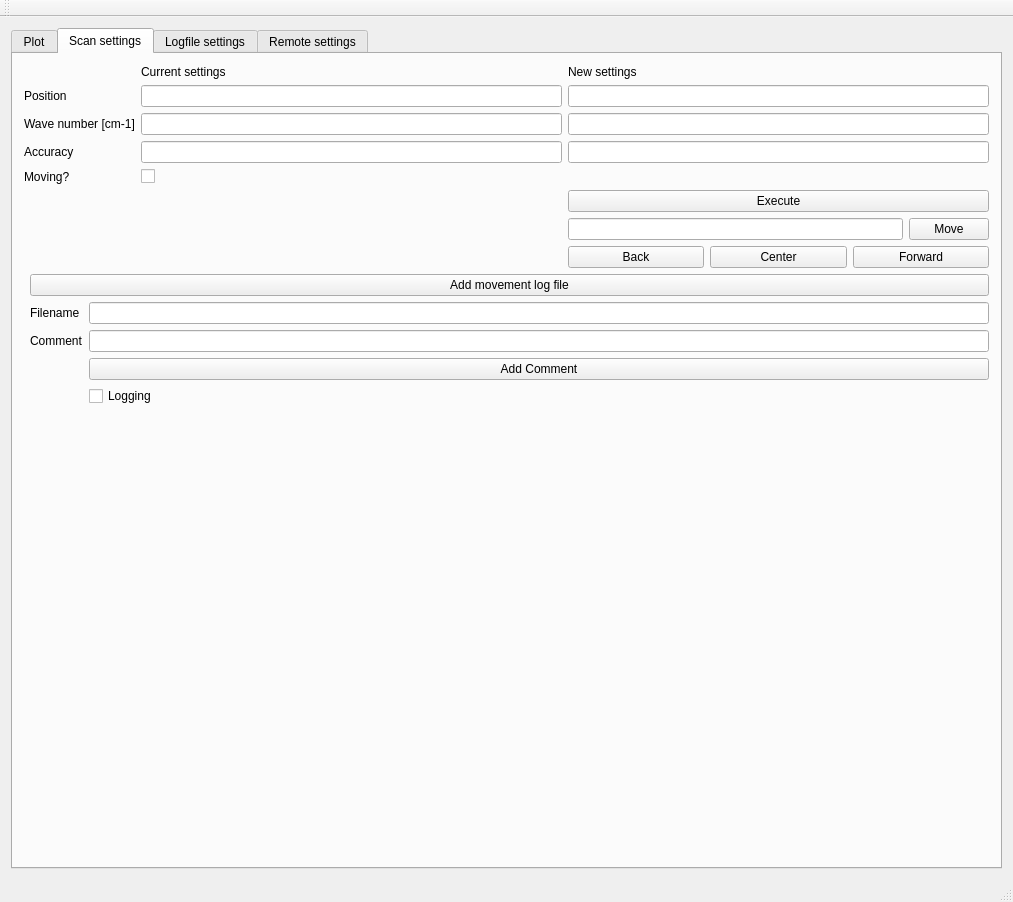
<?xml version="1.0" encoding="UTF-8"?>
<ui version="4.0">
 <class>MainWindow</class>
 <widget class="QMainWindow" name="MainWindow">
  <property name="geometry">
   <rect>
    <x>0</x>
    <y>0</y>
    <width>1013</width>
    <height>902</height>
   </rect>
  </property>
  <property name="windowTitle">
   <string>MainWindow</string>
  </property>
  <widget class="QWidget" name="centralWidget">
   <layout class="QGridLayout" name="gridLayout_5">
    <item row="0" column="0">
     <widget class="QTabWidget" name="gridTabWidget">
      <property name="currentIndex">
       <number>1</number>
      </property>
      <widget class="QWidget" name="plotTab">
       <attribute name="title">
        <string>Plot</string>
       </attribute>
       <layout class="QGridLayout" name="gridLayout">
        <item row="2" column="0">
         <widget class="QProgressBar" name="progressBar">
          <property name="value">
           <number>24</number>
          </property>
         </widget>
        </item>
        <item row="1" column="0">
         <layout class="QHBoxLayout" name="horizontalLayout_2">
          <item>
           <widget class="QwtPlot" name="qwtPlot"/>
          </item>
          <item>
           <layout class="QFormLayout" name="formLayout_2">
            <property name="fieldGrowthPolicy">
             <enum>QFormLayout::AllNonFixedFieldsGrow</enum>
            </property>
            <item row="0" column="0">
             <widget class="QLabel" name="label_16">
              <property name="text">
               <string>Current photo count</string>
              </property>
             </widget>
            </item>
            <item row="0" column="1">
             <layout class="QHBoxLayout" name="horizontalLayout_5">
              <item>
               <widget class="QLineEdit" name="photoCounter"/>
              </item>
              <item>
               <widget class="QPushButton" name="activateCounter">
                <property name="text">
                 <string>Activate Counter</string>
                </property>
               </widget>
              </item>
             </layout>
            </item>
            <item row="2" column="0">
             <widget class="Line" name="line">
              <property name="orientation">
               <enum>Qt::Horizontal</enum>
              </property>
             </widget>
            </item>
            <item row="5" column="0">
             <widget class="QLabel" name="NameLabel">
              <property name="text">
               <string>Scan name</string>
              </property>
             </widget>
            </item>
            <item row="5" column="1">
             <widget class="QLineEdit" name="scanName"/>
            </item>
            <item row="6" column="0">
             <widget class="QLabel" name="StartLabel">
              <property name="text">
               <string>Start Position [cm-1]</string>
              </property>
             </widget>
            </item>
            <item row="6" column="1">
             <widget class="QLineEdit" name="setStartPosition"/>
            </item>
            <item row="7" column="0">
             <widget class="QLabel" name="TargetLabel">
              <property name="text">
               <string>Target Position [cm-1]</string>
              </property>
             </widget>
            </item>
            <item row="7" column="1">
             <widget class="QLineEdit" name="setTargetPosition"/>
            </item>
            <item row="8" column="0">
             <widget class="QLabel" name="AccurLabel">
              <property name="text">
               <string>Accuracy</string>
              </property>
             </widget>
            </item>
            <item row="8" column="1">
             <widget class="QLineEdit" name="setScanSpeed"/>
            </item>
            <item row="9" column="0">
             <widget class="QLabel" name="PolarizerLabel">
              <property name="text">
               <string>Polarizer settings</string>
              </property>
             </widget>
            </item>
            <item row="9" column="1">
             <layout class="QHBoxLayout" name="horizontalLayout_3">
              <item>
               <widget class="QCheckBox" name="dispXValue">
                <property name="text">
                 <string>X polarizer set</string>
                </property>
               </widget>
              </item>
              <item>
               <widget class="QCheckBox" name="dispYValue">
                <property name="text">
                 <string>Y polarizer set</string>
                </property>
               </widget>
              </item>
              <item>
               <widget class="QCheckBox" name="dispZValue">
                <property name="text">
                 <string>Z polarizer set</string>
                </property>
               </widget>
              </item>
             </layout>
            </item>
            <item row="11" column="1">
             <widget class="QPushButton" name="newScan">
              <property name="text">
               <string>New Scan</string>
              </property>
             </widget>
            </item>
            <item row="12" column="1">
             <widget class="QPushButton" name="scanButton">
              <property name="text">
               <string>Start scan</string>
              </property>
             </widget>
            </item>
            <item row="13" column="1">
             <widget class="QPushButton" name="stopScan">
              <property name="text">
               <string>Stop Scan</string>
              </property>
             </widget>
            </item>
            <item row="14" column="1">
             <widget class="QPushButton" name="saveSettingsButton">
              <property name="text">
               <string>Save scan settings</string>
              </property>
             </widget>
            </item>
            <item row="15" column="1">
             <widget class="QPushButton" name="loadSettingsButton">
              <property name="text">
               <string>Load scan settings</string>
              </property>
             </widget>
            </item>
            <item row="16" column="1">
             <widget class="QPushButton" name="loadGenericButton">
              <property name="text">
               <string>Load old scan data</string>
              </property>
             </widget>
            </item>
            <item row="17" column="1">
             <widget class="QPushButton" name="saveScan">
              <property name="text">
               <string>Save scan data</string>
              </property>
             </widget>
            </item>
            <item row="18" column="0">
             <widget class="QLabel" name="ChooseScanLabel">
              <property name="text">
               <string>Switch to next Scan</string>
              </property>
             </widget>
            </item>
            <item row="18" column="1">
             <layout class="QHBoxLayout" name="horizontalLayout">
              <item>
               <widget class="QPushButton" name="LastScan">
                <property name="text">
                 <string>Backwards</string>
                </property>
               </widget>
              </item>
              <item>
               <widget class="QPushButton" name="NextScan">
                <property name="text">
                 <string>Forward</string>
                </property>
               </widget>
              </item>
             </layout>
            </item>
            <item row="19" column="1">
             <widget class="QPushButton" name="CalibButton">
              <property name="text">
               <string>Start Calibration</string>
              </property>
             </widget>
            </item>
            <item row="20" column="1">
             <widget class="QPushButton" name="CalibFinished">
              <property name="text">
               <string>Calibration finished</string>
              </property>
             </widget>
            </item>
            <item row="21" column="0">
             <widget class="QLabel" name="CalibLabel">
              <property name="text">
               <string>Calibration Data</string>
              </property>
             </widget>
            </item>
            <item row="21" column="1">
             <layout class="QGridLayout" name="CalibLayout">
              <item row="1" column="1">
               <widget class="QLineEdit" name="CalibDataMes1"/>
              </item>
              <item row="2" column="1">
               <widget class="QLineEdit" name="CalibDataMes2"/>
              </item>
              <item row="1" column="0">
               <widget class="QLabel" name="CalibLabel1">
                <property name="text">
                 <string>Point 1</string>
                </property>
               </widget>
              </item>
              <item row="2" column="2">
               <widget class="QLineEdit" name="CalibDataRe2"/>
              </item>
              <item row="0" column="2">
               <widget class="QLabel" name="CalibReVal">
                <property name="text">
                 <string>Real value</string>
                </property>
               </widget>
              </item>
              <item row="0" column="1">
               <widget class="QLabel" name="CalibMesVal">
                <property name="text">
                 <string>Measured value</string>
                </property>
               </widget>
              </item>
              <item row="1" column="2">
               <widget class="QLineEdit" name="CalibDataRe1"/>
              </item>
              <item row="2" column="0">
               <widget class="QLabel" name="CalibLabel2">
                <property name="text">
                 <string>Point 2</string>
                </property>
               </widget>
              </item>
              <item row="3" column="1">
               <widget class="QPushButton" name="AddCalibration">
                <property name="text">
                 <string>Add new calibration data</string>
                </property>
               </widget>
              </item>
              <item row="3" column="2">
               <widget class="QPushButton" name="CalibConfirm">
                <property name="text">
                 <string>Confirm values</string>
                </property>
               </widget>
              </item>
             </layout>
            </item>
            <item row="22" column="0">
             <widget class="QLabel" name="selectScanLabel">
              <property name="text">
               <string>Select Scan</string>
              </property>
             </widget>
            </item>
            <item row="22" column="1">
             <widget class="QComboBox" name="selectScanBox"/>
            </item>
            <item row="4" column="0">
             <widget class="QLabel" name="mouseLabel">
              <property name="text">
               <string>Mouse position</string>
              </property>
             </widget>
            </item>
            <item row="4" column="1">
             <layout class="QGridLayout" name="MouseLayout">
              <item row="0" column="0">
               <widget class="QLabel" name="xPosLabel">
                <property name="text">
                 <string>x position</string>
                </property>
               </widget>
              </item>
              <item row="0" column="1">
               <widget class="QLineEdit" name="xPos"/>
              </item>
              <item row="0" column="3">
               <widget class="QLineEdit" name="yPos"/>
              </item>
              <item row="0" column="2">
               <widget class="QLabel" name="yPosLabel">
                <property name="text">
                 <string>y position</string>
                </property>
               </widget>
              </item>
             </layout>
            </item>
            <item row="10" column="1">
             <widget class="QCheckBox" name="CalibratedBox">
              <property name="text">
               <string>Calibrated?</string>
              </property>
             </widget>
            </item>
            <item row="1" column="1">
             <widget class="QCheckBox" name="movingBox">
              <property name="text">
               <string>Moving?</string>
              </property>
             </widget>
            </item>
           </layout>
          </item>
         </layout>
        </item>
       </layout>
      </widget>
      <widget class="QWidget" name="scanTab">
       <attribute name="title">
        <string>Scan settings</string>
       </attribute>
       <layout class="QFormLayout" name="formLayout">
        <property name="fieldGrowthPolicy">
         <enum>QFormLayout::AllNonFixedFieldsGrow</enum>
        </property>
        <item row="0" column="0" colspan="2">
         <layout class="QGridLayout" name="gridLayout_7">
          <item row="6" column="2">
           <layout class="QHBoxLayout" name="horizontalLayout_4">
            <item>
             <widget class="QLineEdit" name="moveData"/>
            </item>
            <item>
             <widget class="QPushButton" name="mvButton_2">
              <property name="text">
               <string>Move</string>
              </property>
             </widget>
            </item>
           </layout>
          </item>
          <item row="7" column="2">
           <layout class="QGridLayout" name="gridLayout_2">
            <item row="0" column="1">
             <widget class="QPushButton" name="centerMono">
              <property name="text">
               <string>Center</string>
              </property>
             </widget>
            </item>
            <item row="0" column="0">
             <widget class="QPushButton" name="stepBackMono">
              <property name="text">
               <string>Back</string>
              </property>
             </widget>
            </item>
            <item row="0" column="2">
             <widget class="QPushButton" name="stepForwardMono">
              <property name="text">
               <string>Forward</string>
              </property>
             </widget>
            </item>
           </layout>
          </item>
          <item row="4" column="0">
           <widget class="QLabel" name="label">
            <property name="text">
             <string>Moving?</string>
            </property>
           </widget>
          </item>
          <item row="4" column="1">
           <widget class="QCheckBox" name="movingBox2">
            <property name="text">
             <string/>
            </property>
           </widget>
          </item>
          <item row="3" column="1">
           <widget class="QLineEdit" name="currentSpeed">
            <property name="readOnly">
             <bool>true</bool>
            </property>
           </widget>
          </item>
          <item row="3" column="2">
           <widget class="QLineEdit" name="newSpeed"/>
          </item>
          <item row="2" column="2">
           <widget class="QLineEdit" name="newWaveNumber"/>
          </item>
          <item row="3" column="0">
           <widget class="QLabel" name="label_9">
            <property name="text">
             <string>Accuracy</string>
            </property>
           </widget>
          </item>
          <item row="2" column="1">
           <widget class="QLineEdit" name="currentWaveNumber">
            <property name="readOnly">
             <bool>true</bool>
            </property>
           </widget>
          </item>
          <item row="1" column="0">
           <widget class="QLabel" name="label_13">
            <property name="text">
             <string>Position</string>
            </property>
           </widget>
          </item>
          <item row="1" column="1">
           <widget class="QLineEdit" name="currentPosition">
            <property name="readOnly">
             <bool>true</bool>
            </property>
           </widget>
          </item>
          <item row="5" column="2">
           <widget class="QPushButton" name="execButton_2">
            <property name="text">
             <string>Execute</string>
            </property>
           </widget>
          </item>
          <item row="1" column="2">
           <widget class="QLineEdit" name="newPosition"/>
          </item>
          <item row="2" column="0">
           <widget class="QLabel" name="label_11">
            <property name="text">
             <string>Wave number [cm-1]</string>
            </property>
           </widget>
          </item>
          <item row="0" column="1">
           <widget class="QLabel" name="label_12">
            <property name="text">
             <string>Current settings</string>
            </property>
           </widget>
          </item>
          <item row="0" column="2">
           <widget class="QLabel" name="label_10">
            <property name="text">
             <string>New settings</string>
            </property>
           </widget>
          </item>
         </layout>
        </item>
        <item row="1" column="1">
         <widget class="QPushButton" name="AddMovementLog">
          <property name="text">
           <string>Add movement log file</string>
          </property>
         </widget>
        </item>
        <item row="2" column="1">
         <layout class="QGridLayout" name="MovementLogLayout">
          <item row="0" column="0">
           <widget class="QLabel" name="label_2">
            <property name="text">
             <string>Filename</string>
            </property>
           </widget>
          </item>
          <item row="0" column="1">
           <widget class="QLineEdit" name="MovementLogFileName"/>
          </item>
          <item row="1" column="0">
           <widget class="QLabel" name="label_3">
            <property name="text">
             <string>Comment</string>
            </property>
           </widget>
          </item>
          <item row="1" column="1">
           <widget class="QLineEdit" name="MovementLogFileComment"/>
          </item>
          <item row="2" column="1">
           <widget class="QPushButton" name="AddMovementCommentLog">
            <property name="text">
             <string>Add Comment</string>
            </property>
           </widget>
          </item>
          <item row="3" column="1">
           <widget class="QCheckBox" name="LoggingBox">
            <property name="text">
             <string>Logging</string>
            </property>
           </widget>
          </item>
         </layout>
        </item>
       </layout>
      </widget>
      <widget class="QWidget" name="logTab">
       <property name="accessibleName">
        <string/>
       </property>
       <attribute name="title">
        <string>Logfile settings</string>
       </attribute>
       <layout class="QFormLayout" name="formLayout_4">
        <property name="fieldGrowthPolicy">
         <enum>QFormLayout::AllNonFixedFieldsGrow</enum>
        </property>
        <item row="0" column="0">
         <layout class="QVBoxLayout" name="verticalLayout">
          <item>
           <widget class="QLabel" name="label_14">
            <property name="text">
             <string>Data for logfile</string>
            </property>
           </widget>
          </item>
          <item>
           <layout class="QFormLayout" name="formLayout_3">
            <property name="fieldGrowthPolicy">
             <enum>QFormLayout::AllNonFixedFieldsGrow</enum>
            </property>
            <item row="1" column="0">
             <widget class="QLabel" name="label_5">
              <property name="text">
               <string>Laser power [mW]</string>
              </property>
             </widget>
            </item>
            <item row="1" column="1">
             <widget class="QLineEdit" name="laserPower"/>
            </item>
            <item row="2" column="0">
             <widget class="QLabel" name="label_6">
              <property name="text">
               <string>Width of slits [mm]</string>
              </property>
             </widget>
            </item>
            <item row="2" column="1">
             <widget class="QLineEdit" name="slitWidth"/>
            </item>
            <item row="3" column="0">
             <widget class="QLabel" name="label_7">
              <property name="text">
               <string>Sensitivity [counts/sec]</string>
              </property>
             </widget>
            </item>
            <item row="3" column="1">
             <widget class="QLineEdit" name="sensitivity"/>
            </item>
            <item row="4" column="0">
             <widget class="QLabel" name="label_8">
              <property name="text">
               <string>counts</string>
              </property>
             </widget>
            </item>
            <item row="4" column="1">
             <widget class="QLineEdit" name="countNumber"/>
            </item>
            <item row="0" column="0">
             <widget class="QLabel" name="label_15">
              <property name="text">
               <string>Name for logfile</string>
              </property>
             </widget>
            </item>
            <item row="0" column="1">
             <widget class="QLineEdit" name="logfileName"/>
            </item>
           </layout>
          </item>
          <item>
           <widget class="QPushButton" name="logButton">
            <property name="text">
             <string>Add log</string>
            </property>
           </widget>
          </item>
         </layout>
        </item>
       </layout>
      </widget>
      <widget class="QWidget" name="RemoteTab">
       <attribute name="title">
        <string>Remote settings</string>
       </attribute>
       <widget class="QWidget" name="gridLayoutWidget">
        <property name="geometry">
         <rect>
          <x>9</x>
          <y>9</y>
          <width>581</width>
          <height>321</height>
         </rect>
        </property>
        <layout class="QGridLayout" name="gridLayout_3">
         <item row="2" column="1">
          <widget class="QPushButton" name="connect">
           <property name="text">
            <string>Connect</string>
           </property>
          </widget>
         </item>
         <item row="3" column="1">
          <widget class="QCheckBox" name="MainTXcon">
           <property name="text">
            <string>Connected?</string>
           </property>
          </widget>
         </item>
         <item row="1" column="1">
          <widget class="QLineEdit" name="port"/>
         </item>
         <item row="0" column="0">
          <widget class="QLabel" name="ipLabel">
           <property name="text">
            <string>IP-Address</string>
           </property>
          </widget>
         </item>
         <item row="1" column="0">
          <widget class="QLineEdit" name="ipAddress"/>
         </item>
         <item row="0" column="1">
          <widget class="QLabel" name="portLabel">
           <property name="text">
            <string>Port</string>
           </property>
          </widget>
         </item>
         <item row="3" column="0">
          <widget class="QLabel" name="label_17">
           <property name="text">
            <string>Main-TX connected?</string>
           </property>
          </widget>
         </item>
        </layout>
       </widget>
      </widget>
     </widget>
    </item>
   </layout>
  </widget>
  <widget class="QMenuBar" name="menuBar">
   <property name="geometry">
    <rect>
     <x>0</x>
     <y>0</y>
     <width>1013</width>
     <height>20</height>
    </rect>
   </property>
  </widget>
  <widget class="QToolBar" name="mainToolBar">
   <attribute name="toolBarArea">
    <enum>TopToolBarArea</enum>
   </attribute>
   <attribute name="toolBarBreak">
    <bool>false</bool>
   </attribute>
  </widget>
  <widget class="QStatusBar" name="statusBar"/>
 </widget>
 <layoutdefault spacing="6" margin="11"/>
 <customwidgets>
  <customwidget>
   <class>QwtPlot</class>
   <extends>QFrame</extends>
   <header>qwt_plot.h</header>
   <container>1</container>
  </customwidget>
 </customwidgets>
 <resources/>
 <connections/>
</ui>
